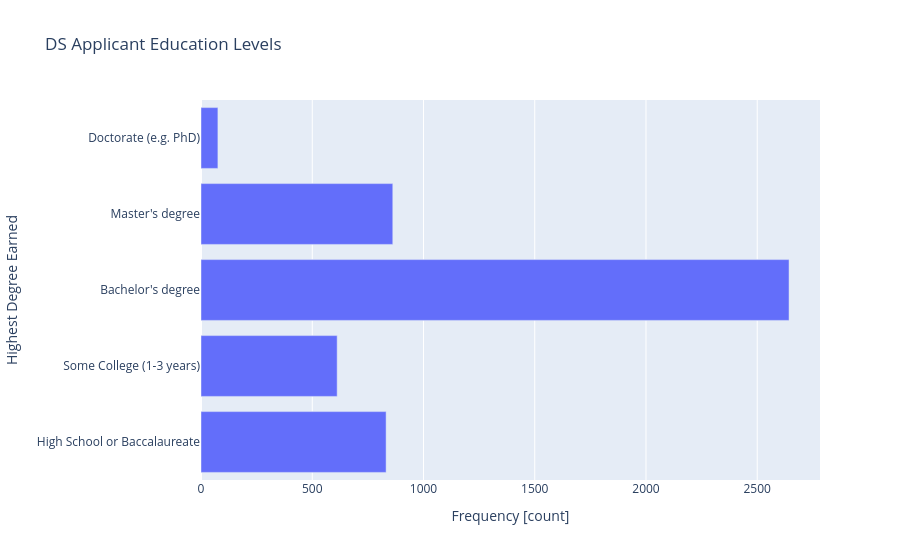

Notebook source saved alongside this figure:
### Markdown cell above
4. Grafik batang horizontal tingkat pendidikan

### Code cell
fig = px.bar(
    x=education,
    y=education.index,
    orientation="h",
    title="DS Applicant Education Levels",
)
fig.update_layout(
    xaxis_title="Frequency [count]",
    yaxis_title="Highest Degree Earned"
)
fig.show()

### Figure 1 — Plotly figure (JSON) as saved in the notebook; plotly's stock layout.template omitted (floating-point values rounded to 4 significant figures)
{"data": [{"hovertemplate": "x=%{x}<br>y=%{y}<extra></extra>", "legendgroup": "", "marker": {"color": "#636efa", "pattern": {"shape": ""}}, "name": "", "orientation": "h", "showlegend": false, "textposition": "auto", "type": "bar", "x": [832, 612, 2643, 862, 76], "xaxis": "x", "y": ["High School or Baccalaureate", "Some College (1-3 years)", "Bachelor's degree", "Master's degree", "Doctorate (e.g. PhD)"], "yaxis": "y"}], "layout": {"barmode": "relative", "legend": {"tracegroupgap": 0}, "title": {"text": "DS Applicant Education Levels"}, "xaxis": {"anchor": "y", "domain": [0, 1], "title": {"text": "Frequency [count]"}}, "yaxis": {"anchor": "x", "domain": [0, 1], "title": {"text": "Highest Degree Earned"}}}}
